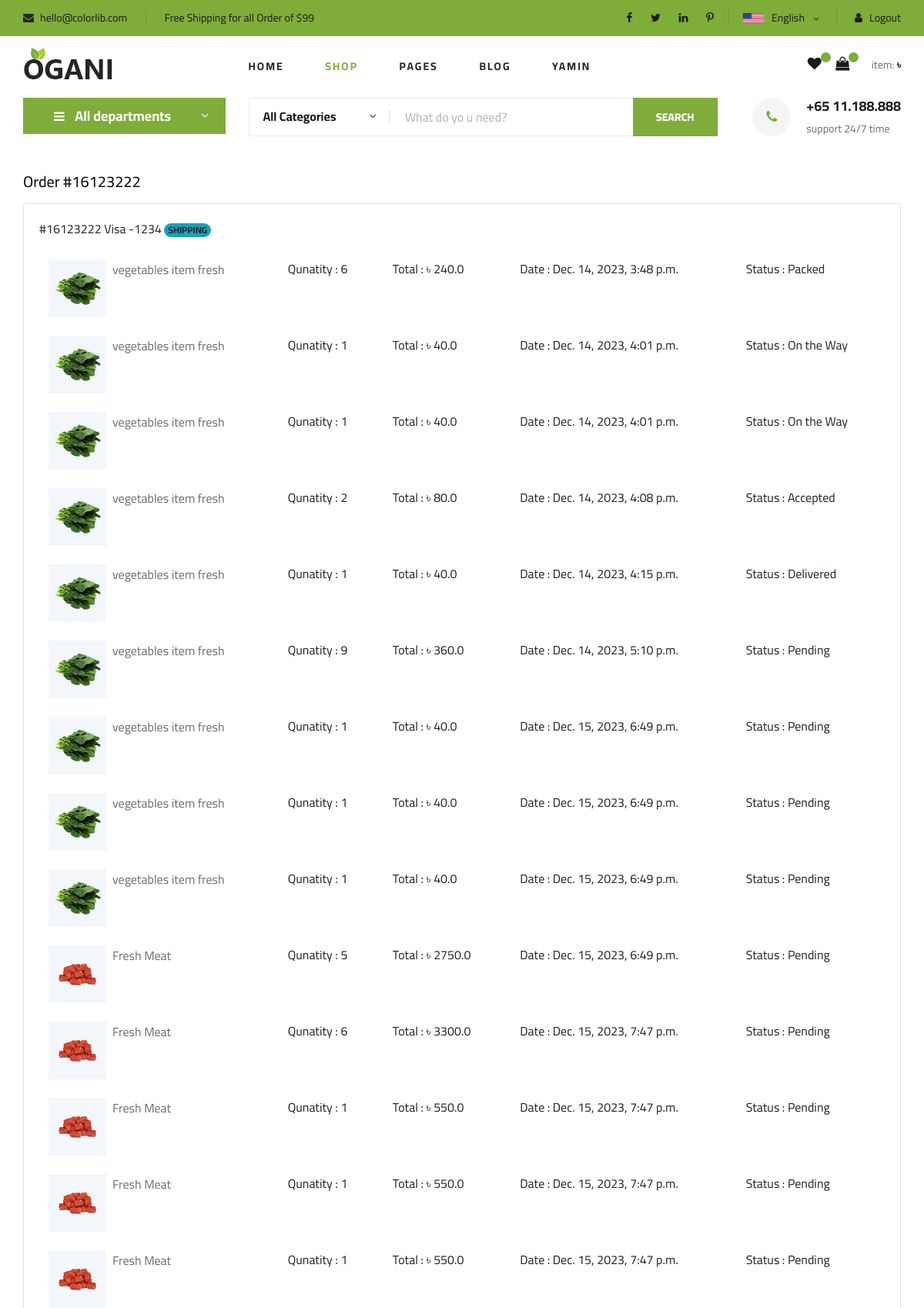
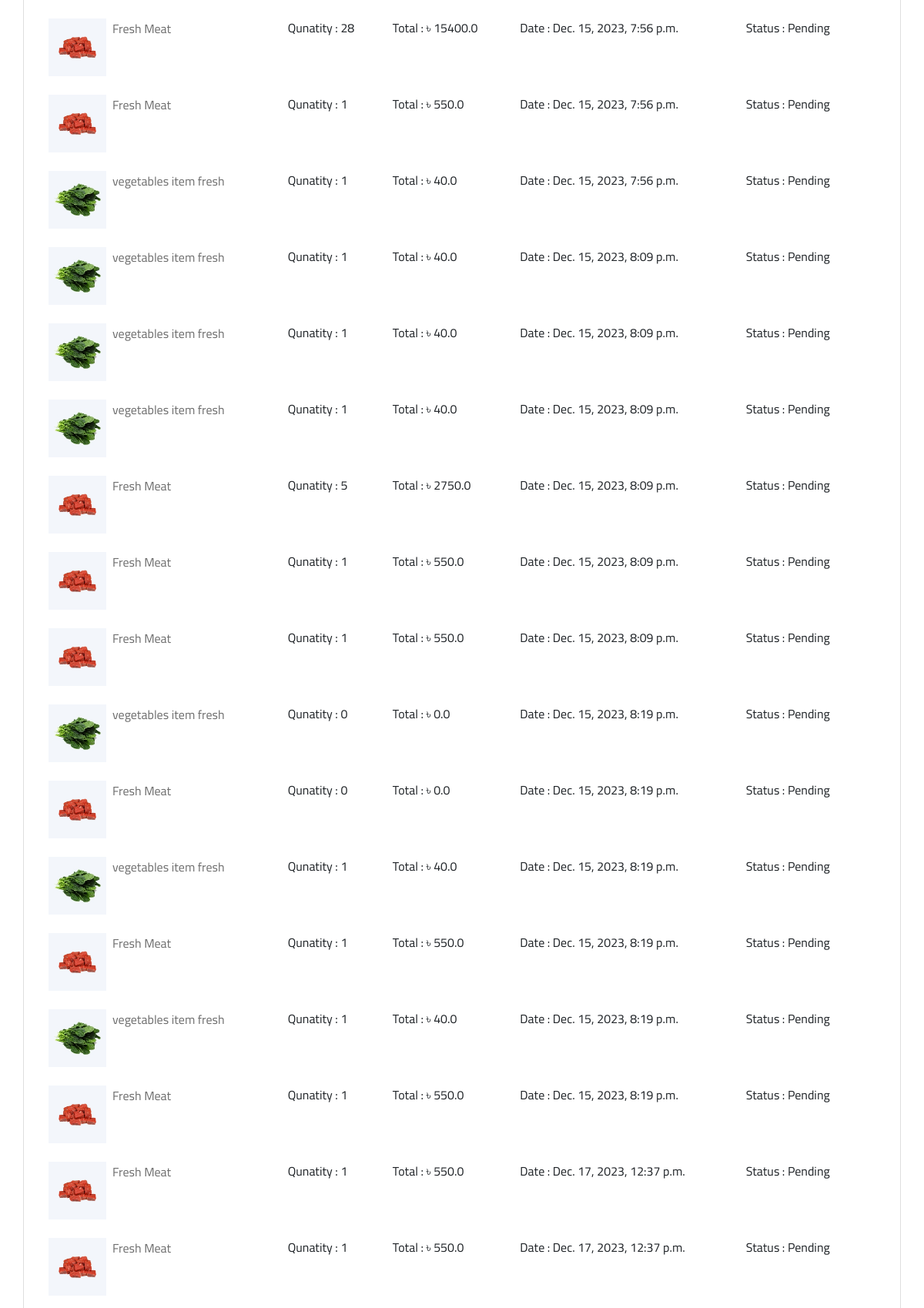
/my-order/ (signed in, upper part), run on the app's committed database (2 pictures, top to bottom).
### shop/models.py (models this page shows, shortened)
class OrderPlaced(models.Model):
    user = models.ForeignKey(User, on_delete=models.CASCADE)
    customar = models.ForeignKey(Customar, on_delete=models.CASCADE)
    product = models.ForeignKey(Product, on_delete=models.CASCADE)
    order_date = models.DateTimeField(auto_now_add=True)
    quantity = models.PositiveIntegerField(default=1)
    status = models.CharField(max_length=70, choices=STATUS_CHOICE, default='Pending')
    @property
    def total(self):
        return self.quantity * self.product.discount_price

class Product(models.Model):
    title = models.CharField(max_length=75)
    category = models.CharField(choices=CATEGORY_CHOICES, max_length=20)
    color = models.CharField(choices=COLOR_CHOICES, max_length=8, blank=True, null=True)
    size = models.CharField(choices=POPULAR_SIZE_CHOICHES, max_length=8, blank=True, null=True)
    selling_price = models.FloatField()
    discount_price = models.FloatField()
    discription = models.TextField()
    information = models.TextField()
    reviews = models.TextField(blank=True, null=True)
    p_image = models.ImageField(upload_to='Product_Image')
    p_image1 = models.ImageField(upload_to='Product_Image1', null=True,blank=False)
    p_image2 = models.ImageField(upload_to='Product_Image2', null=True,blank=False)
    p_image3 = models.ImageField(upload_to='Product_Image3', null=True,blank=False)
    p_image4 = models.ImageField(upload_to='Product_Image4', null=True,blank=False)
    availability = models.CharField(choices=AVAILABILITY_CHOICES, max_length=20)
    shipping = models.CharField(max_length=100)
    weight = models.CharField(choices=ITEM_PER_CHOICES, max_length=15)
    sale_off_discount_parcent = models.FloatField(blank=True, null=True)
    latest_products = models.BooleanField(default=False)

### shop/views.py (the view)
# urls.py: path('my-order/',views.My_order, name='myOrder'),
@login_required
def My_order(request):
    status = OrderPlaced.objects.filter(user=request.user)
    context = {
        'status':status
        }
    return render(request, 'shop/order_status.html',context)

### shop/templates/shop/order_status.html (shortened to what this page needs)
{% extends "common_code/base.html" %}
{% load static %}
{% block content %}
<div class="container-fluid">
  <div class="container">
      <div class="d-flex justify-content-between align-items-center py-3">
        <h2 class="h5 mb-0"><a href="#" class="text-muted"></a> Order #16123222</h2>
      </div>
      <div class="row">
        <div class="col-lg-12">
          <div class="card mb-4">
            <div class="card-body">
              <div class="mb-3 d-flex justify-content-between">
                <div>
                  <span class="me-3">#16123222</span>
                  <span class="me-3">Visa -1234</span>
                  <span class="badge rounded-pill bg-info">SHIPPING</span>
                </div>
              </div>
              <table class="table table-borderless">
                <tbody>
                  {% for status in status %}
                  <tr>
                    <td>
                      <div class="d-flex ">
                        <div class="flex-shrink-0">
                          <img src="{{status.product.p_image.url}}" alt="" height="75px" width="75px" class="img-fluid">
                        </div>
                        <div class="flex-lg-grow-1 ms-3">
                          <p class="ml-2"><a href="#" class="text-reset">{{status.product.title}}</a></p>
                        </div>
                      </div>
                    </td>
                    <td>Qunatity : {{status.quantity}}</td>
                    <td class="text-end">Total : ৳ {{status.total}}</td>
                    <td class="text-end">Date : {{status.order_date}}</td>
                    <td class="text-end">Status : {{status.status}}</td>
                  </tr>
                  {% endfor %}
                </tbody>
              </table>
            </div>
          </div>
        </div>
      </div>
  </div>
</div>
{% endblock content %}

### shop/templates/common_code/base.html (shortened to what this page needs)
<!DOCTYPE html>
{% load static %}
<html lang="zxx">
<head>
    <link rel="stylesheet" href="https://cdnjs.cloudflare.com/ajax/libs/font-awesome/6.4.2/css/all.min.css" />
    <link href="https://stackpath.bootstrapcdn.com/bootstrap/4.5.2/css/bootstrap.min.css" rel="stylesheet">
    <link rel="stylesheet" href="{% static 'css/bootstrap.min.css' %}" type="text/css">
    <link rel="stylesheet" href="{% static 'css/font-awesome.min.css' %}" type="text/css">
    <link rel="stylesheet" href="{% static 'css/elegant-icons.css' %}" type="text/css">
    <link rel="stylesheet" href="{% static 'css/nice-select.css' %}" type="text/css">
    <link rel="stylesheet" href="{% static 'css/jquery-ui.min.css' %}" type="text/css">
    <link rel="stylesheet" href="{% static 'css/owl.carousel.min.css' %}" type="text/css">
    <link rel="stylesheet" href="{% static 'css/slicknav.min.css' %}" type="text/css">
    <link rel="stylesheet" href="{% static 'css/style.css' %}" type="text/css">
</head>
<body>
    <header class="header">
        <div class="header__top" style="background-color:  #7fad39;">
            <div class="container">
                <div class="row">
                    <div class="col-lg-6">
                        <div class="header__top__left">
                            <ul>
                                <li><i class="fa fa-envelope"></i> hello@colorlib.com</li>
                                <li>Free Shipping for all Order of $99</li>
                            </ul>
                        </div>
                    </div>
                    <div class="col-lg-6">
                        <div class="header__top__right">
                            <div class="header__top__right__social">
                                <a href="#"><i class="fa fa-facebook"></i></a>
                                <a href="#"><i class="fa fa-twitter"></i></a>
                                <a href="#"><i class="fa fa-linkedin"></i></a>
                                <a href="#"><i class="fa fa-pinterest-p"></i></a>
                            </div>
                            <div class="header__top__right__language">
                                <img src="{% static 'img/language.png' %}" alt="">
                                <div>English</div>
                                <span class="arrow_carrot-down"></span>
                            </div>
                            {% if user.is_authenticated %}
                            <div class="header__top__right__auth">
                                <a href="{% url 'logout' %}"><i class="fa fa-user"></i> Logout</a>
                            </div>
                            {% else %}
                            <div class="header__top__right__auth">
                                <a href="{% url 'login' %}"><i class="fa fa-user"></i> Login/Signup</a>
                            </div>
                            {% endif %}
                        </div>
                    </div>
                </div>
            </div>
        </div>
        <div class="container">
            <div class="row">
                <div class="col-lg-3">
                    <div class="header__logo">
                        <a href="{% url 'home' %}"><img src="{% static 'img/logo.png' %}" alt=""></a>
                    </div>
                </div>
                <div class="col-lg-6">
                    <nav class="header__menu">
                        <ul>
                            <li><a href="{% url 'home' %}">Home</a></li>
                            <li class="active"><a href="{% url 'shop' %}">Shop</a></li>
                            <li><a>Pages</a>
                            </li>
                            <li><a href="{% url 'blogs' %}">Blog</a></li>
                            {% if user.is_authenticated %}
                            <li><a>{{request.user}}</a>
                            </li>
                            {% else %}
                            <li><a href="{% url 'contact' %}">Contact</a></li>
                            {% endif %}
                        </ul>
                    </nav>
                </div>
                <div class="col-lg-3">
                    <div class="header__cart">
                        <ul>
                            <li><a href="{% url 'wishlist_item' %}"><i class="fa fa-heart"></i> <span>{{total_item_in_wishlist}}</span></a></li>
                        {% if user.is_authenticated %}
                            <li><a href="{% url 'cart' %}"><i class="fa fa-shopping-bag"></i> <span>{{total_item_in_cart}}</span></a></li>
                        </ul>
                        <div class="header__cart__price">item: <span>৳  {{ammount}}</span></div>
                        {% endif %}
                    </div>
                </div>
            </div>
        </div>
    </header>
    <section class="hero hero-normal">
        <div class="container">
            <div class="row">
                <div class="col-lg-3">
                    <div class="hero__categories">
                        <div class="hero__categories__all">
                            <i class="fa fa-bars"></i>
                            <span>All departments</span>
                        </div>
                    </div>
                </div>
                <div class="col-lg-9">
                    <div class="hero__search">
                        <div class="hero__search__form">
                            <form action="{% url 'searce' %}" method="GET">
                                <div class="hero__search__categories">
                                    All Categories
                                    <span class="arrow_carrot-down"></span>
                                </div>
                                    <input name="quary" type="text" placeholder="What do yo u need?">
                                    <button type="submit" class="site-btn">SEARCH</button>
                            </form>
                        </div>
                        <div class="hero__search__phone">
                            <div class="hero__search__phone__icon">
                                <i class="fa fa-phone"></i>
                            </div>
                            <div class="hero__search__phone__text">
                                <h5>+65 11.188.888</h5>
                                <span>support 24/7 time</span>
                            </div>
                        </div>
                    </div>
                </div>
            </div>
        </div>
    </section>
{% block content %}{% endblock content %}
</body>
</html>

### data on the page
OrderPlaced: product.p_image (picture), product "vegetables item fresh", quantity "6", total "240.0", order_date "Dec. 14, 2023, 3:48 p.m.", status "Packed"
OrderPlaced: product.p_image (picture), product "vegetables item fresh", quantity "1", total "40.0", order_date "Dec. 14, 2023, 4:01 p.m.", status "On the Way"
OrderPlaced: product.p_image (picture), product "vegetables item fresh", quantity "1", total "40.0", order_date "Dec. 14, 2023, 4:01 p.m.", status "On the Way"
OrderPlaced: product.p_image (picture), product "vegetables item fresh", quantity "2", total "80.0", order_date "Dec. 14, 2023, 4:08 p.m.", status "Accepted"
OrderPlaced: product.p_image (picture), product "vegetables item fresh", quantity "1", total "40.0", order_date "Dec. 14, 2023, 4:15 p.m.", status "Delivered"
OrderPlaced: product.p_image (picture), product "vegetables item fresh", quantity "9", total "360.0", order_date "Dec. 14, 2023, 5:10 p.m.", status "Pending"
OrderPlaced: product.p_image (picture), product "vegetables item fresh", quantity "1", total "40.0", order_date "Dec. 15, 2023, 6:49 p.m.", status "Pending"
OrderPlaced: product.p_image (picture), product "vegetables item fresh", quantity "1", total "40.0", order_date "Dec. 15, 2023, 6:49 p.m.", status "Pending"
OrderPlaced: product.p_image (picture), product "vegetables item fresh", quantity "1", total "40.0", order_date "Dec. 15, 2023, 6:49 p.m.", status "Pending"
OrderPlaced: product.p_image (picture), product "Fresh Meat", quantity "5", total "2750.0", order_date "Dec. 15, 2023, 6:49 p.m.", status "Pending"
OrderPlaced: product.p_image (picture), product "Fresh Meat", quantity "6", total "3300.0", order_date "Dec. 15, 2023, 7:47 p.m.", status "Pending"
OrderPlaced: product.p_image (picture), product "Fresh Meat", quantity "1", total "550.0", order_date "Dec. 15, 2023, 7:47 p.m.", status "Pending"
OrderPlaced: product.p_image (picture), product "Fresh Meat", quantity "1", total "550.0", order_date "Dec. 15, 2023, 7:47 p.m.", status "Pending"
OrderPlaced: product.p_image (picture), product "Fresh Meat", quantity "1", total "550.0", order_date "Dec. 15, 2023, 7:47 p.m.", status "Pending"
OrderPlaced: product.p_image (picture), product "Fresh Meat", quantity "28", total "15400.0", order_date "Dec. 15, 2023, 7:56 p.m.", status "Pending"
OrderPlaced: product.p_image (picture), product "Fresh Meat", quantity "1", total "550.0", order_date "Dec. 15, 2023, 7:56 p.m.", status "Pending"
OrderPlaced: product.p_image (picture), product "vegetables item fresh", quantity "1", total "40.0", order_date "Dec. 15, 2023, 7:56 p.m.", status "Pending"
OrderPlaced: product.p_image (picture), product "vegetables item fresh", quantity "1", total "40.0", order_date "Dec. 15, 2023, 8:09 p.m.", status "Pending"
OrderPlaced: product.p_image (picture), product "vegetables item fresh", quantity "1", total "40.0", order_date "Dec. 15, 2023, 8:09 p.m.", status "Pending"
OrderPlaced: product.p_image (picture), product "vegetables item fresh", quantity "1", total "40.0", order_date "Dec. 15, 2023, 8:09 p.m.", status "Pending"
OrderPlaced: product.p_image (picture), product "Fresh Meat", quantity "5", total "2750.0", order_date "Dec. 15, 2023, 8:09 p.m.", status "Pending"
OrderPlaced: product.p_image (picture), product "Fresh Meat", quantity "1", total "550.0", order_date "Dec. 15, 2023, 8:09 p.m.", status "Pending"
OrderPlaced: product.p_image (picture), product "Fresh Meat", quantity "1", total "550.0", order_date "Dec. 15, 2023, 8:09 p.m.", status "Pending"
OrderPlaced: product.p_image (picture), product "vegetables item fresh", quantity "0", total "0.0", order_date "Dec. 15, 2023, 8:19 p.m.", status "Pending"
OrderPlaced: product.p_image (picture), product "Fresh Meat", quantity "0", total "0.0", order_date "Dec. 15, 2023, 8:19 p.m.", status "Pending"
OrderPlaced: product.p_image (picture), product "vegetables item fresh", quantity "1", total "40.0", order_date "Dec. 15, 2023, 8:19 p.m.", status "Pending"
OrderPlaced: product.p_image (picture), product "Fresh Meat", quantity "1", total "550.0", order_date "Dec. 15, 2023, 8:19 p.m.", status "Pending"
OrderPlaced: product.p_image (picture), product "vegetables item fresh", quantity "1", total "40.0", order_date "Dec. 15, 2023, 8:19 p.m.", status "Pending"
OrderPlaced: product.p_image (picture), product "Fresh Meat", quantity "1", total "550.0", order_date "Dec. 15, 2023, 8:19 p.m.", status "Pending"
OrderPlaced: product.p_image (picture), product "Fresh Meat", quantity "1", total "550.0", order_date "Dec. 17, 2023, 12:37 p.m.", status "Pending"
OrderPlaced: product.p_image (picture), product "Fresh Meat", quantity "1", total "550.0", order_date "Dec. 17, 2023, 12:37 p.m.", status "Pending"

### other printed values
{{ request.user }} "YAMIN"
